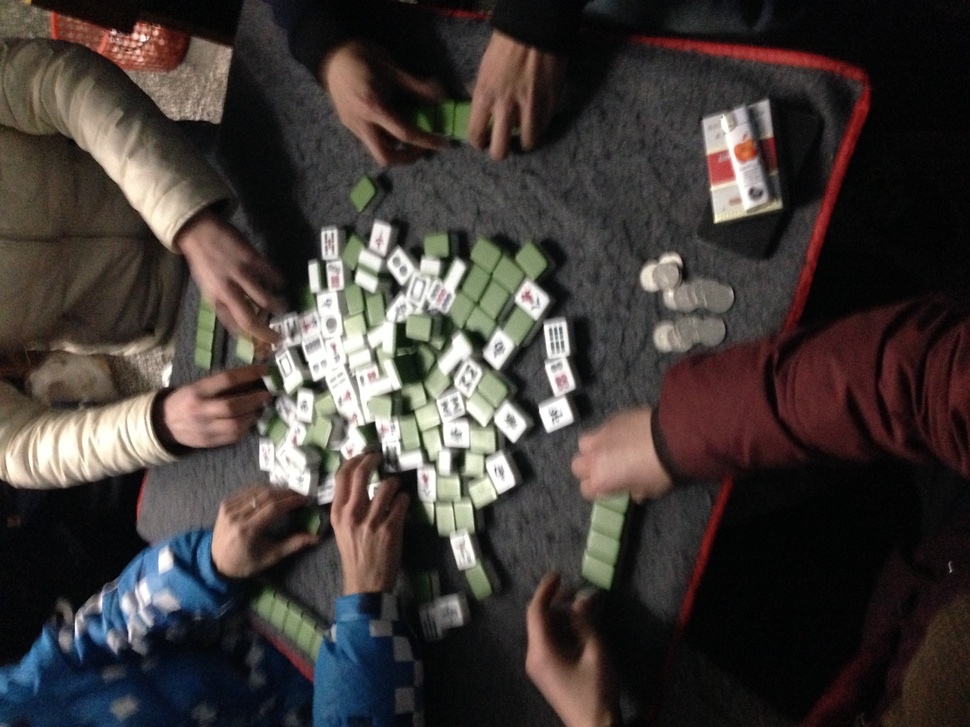
#> input picture numpy/hello.jpg, 970 x 727 px, shrunk from 3264 x 2448 before the run, found by its file name
$ python jpgst.py
#> lines starting #> are read from the running program, lines starting #| are printed output that depends on the picture
# -*- coding: utf-8 -*-
"""
图像操作使用PIL Image numpy

Created on Wed Dec  6 22:17:31 2017

@author: jinglesing
"""

from PIL import Image
import numpy as np
im = np.array(Image.open("d:/numpyy/hello.jpg"))
#> im is the input picture: shape (727, 970, 3); mean R, G, B 65.4, 58.9, 56

print(im.shape,im.dtype)
#| (727, 970, 3) uint8
# [6 lines of commented-out code are left out]

a = np.array(Image.open("d:/numpyy/cRonaldo.jpg").convert("L"))#convert("L")取灰度
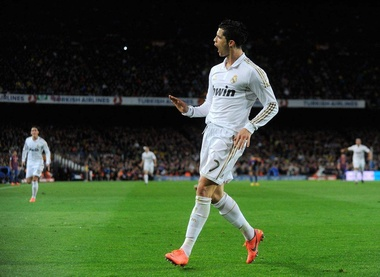
#> input picture numpy/cRonaldo.jpg, 380 x 277 px, shrunk from 1280 x 932 before the run, found by its file name
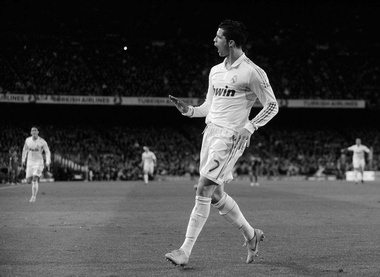
#> a: shape (277, 380); min 0, max 255, mean 64.6
print (a.dtype)
#| uint8
print (a)
#> (printed output is left out)
b= 255 -a
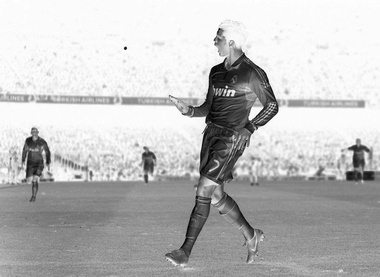
#> b: shape (277, 380); min 0, max 255, mean 190.4
print (b)
#> (printed output is left out)
im = Image.fromarray(b.astype("uint8"))
im.save("d:/numpyy/cR2.jpg")

a = np.array(Image.open("d:/numpyy/cRonaldo.jpg").convert("L"))#convert("L")取灰度
print (a.dtype)
#| uint8
print (a)
#> (printed output is left out)
b= 255*(a/255)**2#像素平方
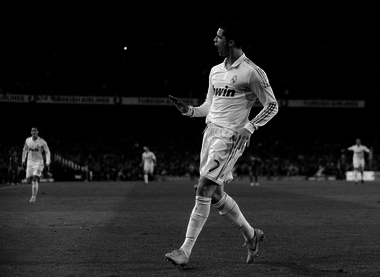
#> b: shape (277, 380) float64; min 0, max 255, mean 31.3
print (b)
#> (printed output is left out)
im = Image.fromarray(b.astype("uint8"))
#> im: PIL image 380x277 L
im.save("d:/numpyy/cR3.jpg")

a = np.array(Image.open("d:/numpyy/cRonaldo.jpg").convert("L"))#convert("L")取灰度
print (a.dtype)
#| uint8
print (a)
#> (printed output is left out)
b= (100/255)*a+150#区间变换
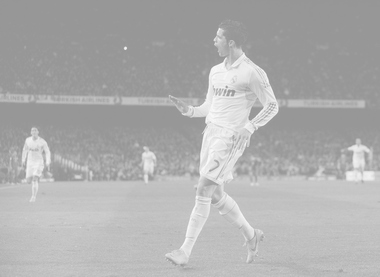
#> b: shape (277, 380) float64; min 150, max 250, mean 175.3
print (b)
#> (printed output is left out)
im = Image.fromarray(b.astype("uint8"))
im.save("d:/numpyy/cR4.jpg")
